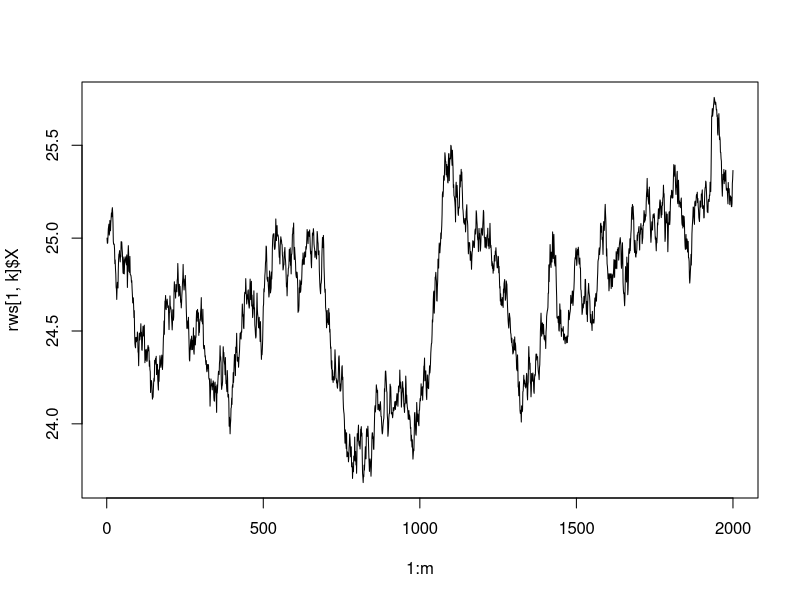
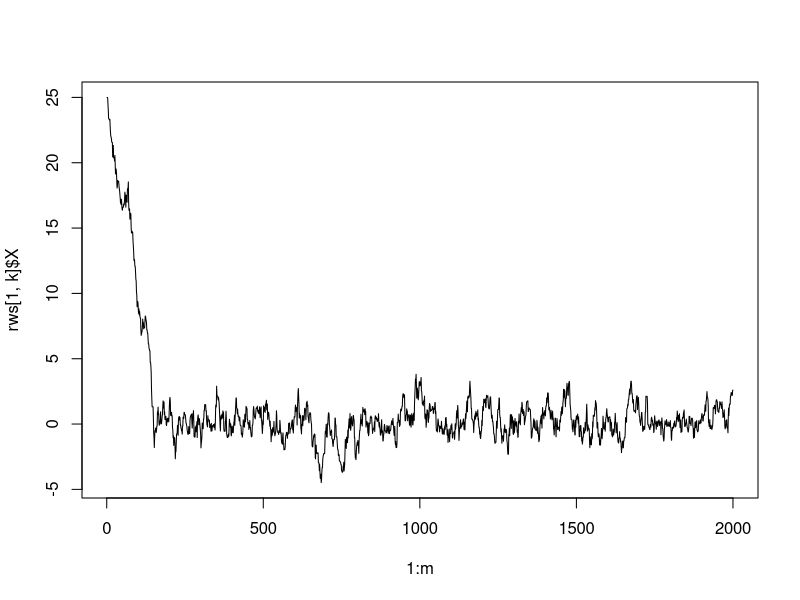
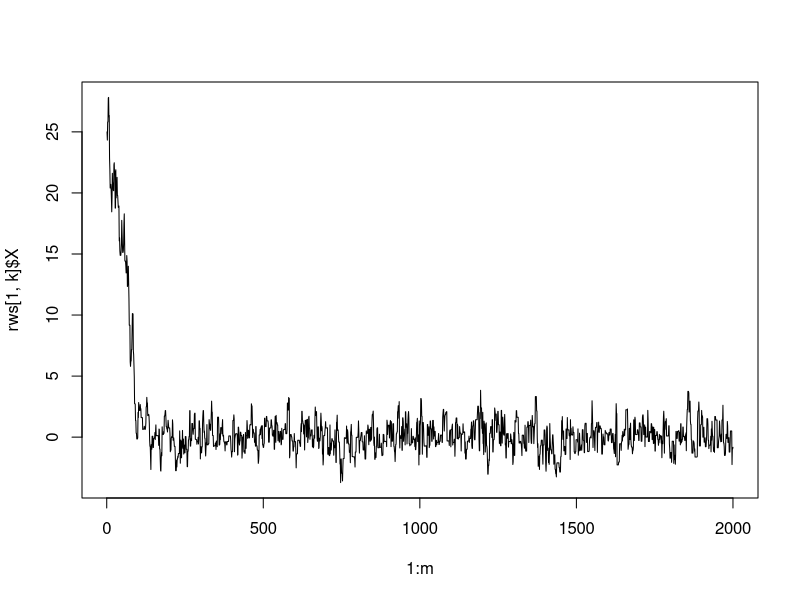
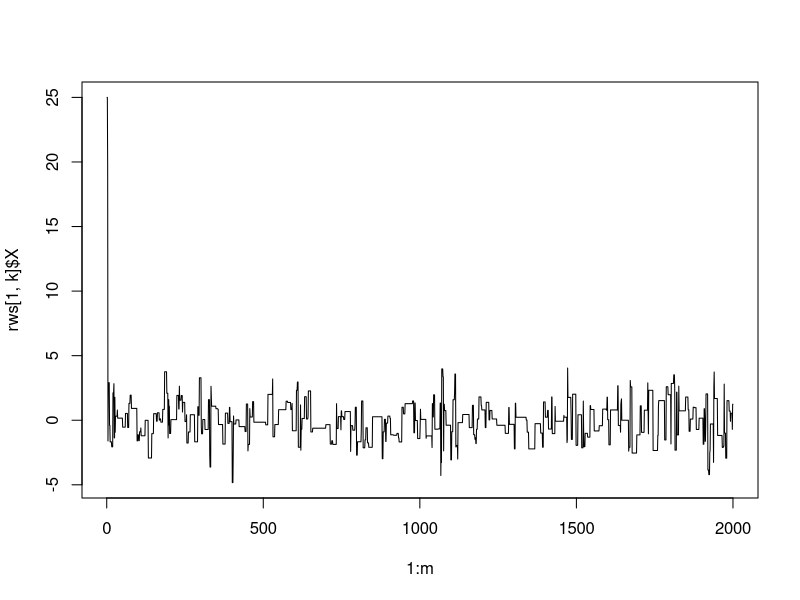
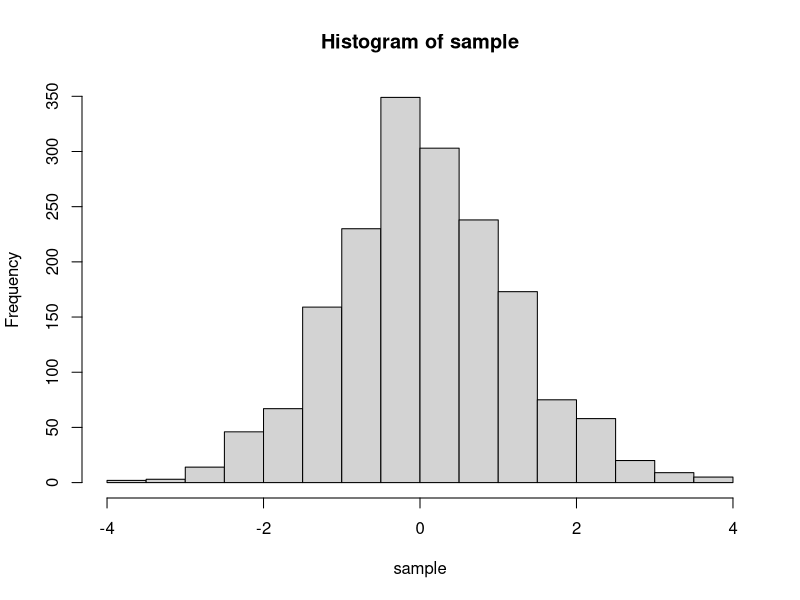
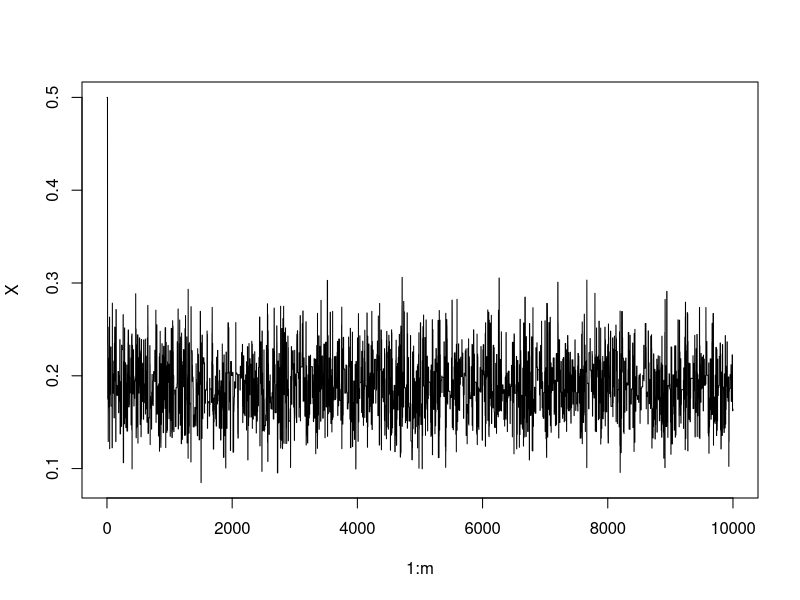
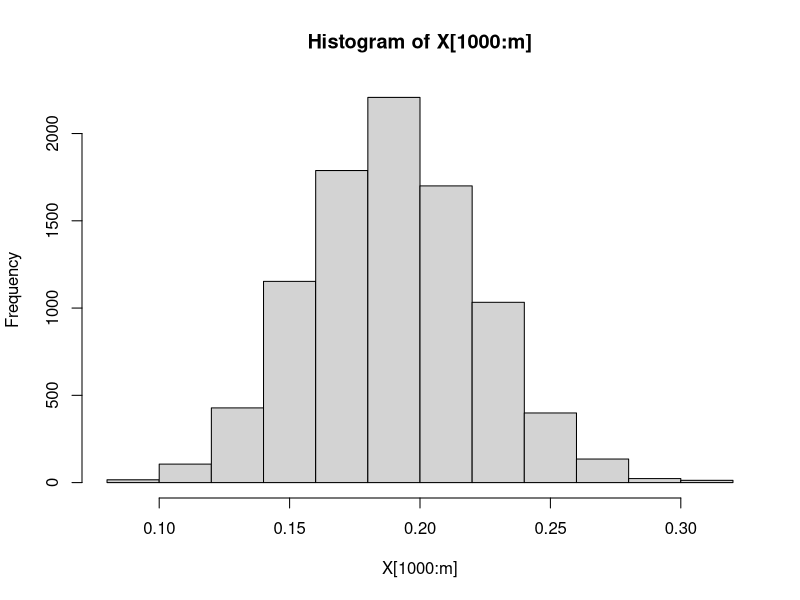
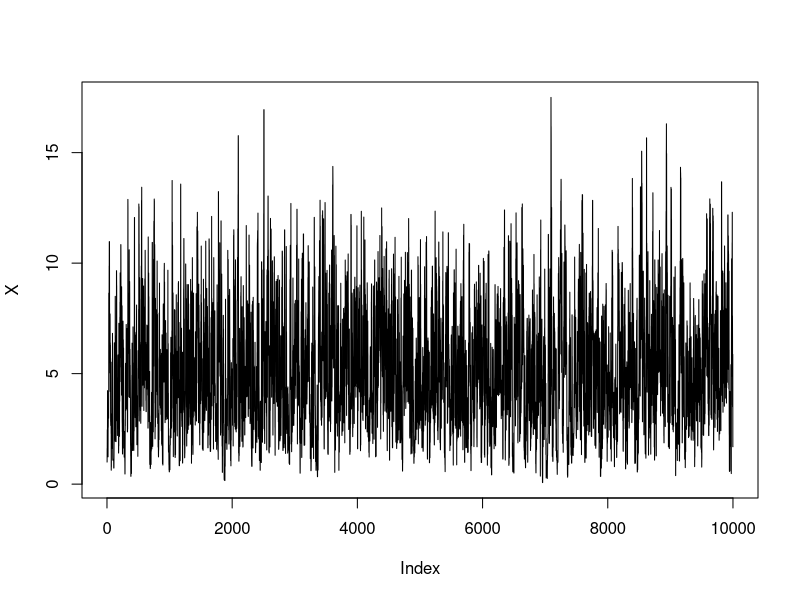

Write R code to recreate these figures, in order.
## generating t5-distribution using random walk Metropolis sampler

# density of t5-distribution without constants
t_dens <- function(x) {
  return((1+x^2/5)^(-3))
}

m = 2000
# random walk metropolis sampler
rw_sigma <- function(sigma = 1) {  
  X = numeric(m)
  U = runif(m)
  X[1] = 25
  k = 0 # count rejection
  for(i in 2:m) {
    Y = rnorm(1, X[i-1], sigma)
    if(U[i] <= t_dens(Y)/t_dens(X[i-1])) {
      X[i] = Y
    } else {
      k = k + 1
      X[i] = X[i-1]
    }
  }
  return(list(X = X, rej = k/m))
}

# check rejection rates for different sigma
rws <- sapply(c(.05, .5, 1.5, 10), FUN = rw_sigma)
# check for convergence by inspecting plots
sapply(c(1:4), FUN = function(k) plot(1:m, rws[1, k]$X, type = "line"))
# result: low variance yields high acceptance but poor convergence and vice-versa

sample = rws[1,3]$X[250:m] # best data
# histogram discarding burn in
hist(sample)
mean(sample)




## MCMC for Bayesian interference
set.seed(12345)
# generate data from a multinomial distribution where the probabilities depend on one parameter
p <- 0.2 # true parameter value
prob <- function(p) return(c(1, 1-p, 1-2*p, 2*p, p))
n <- 100
data <- tabulate(sample(1:5, n, replace = T, prob = prob(p)))

# target distribution (constants that will cancel later left out)
f <- function(p, data) {
  if(p < 0 || p >= .5) {
    return(0)
  }
  return(prod(prob(p)^data))
}

# markov chain
m <- 10000
X <- numeric(m)
X[1] <- .5
Z <- runif(m,-.25,.25) # proposal density
U <- runif(m) # for acceptance/rejection
for(i in 2:m) {
  Y = X[i-1] + Z[i]
  # prevent 0/0 issues, in this case always reject
  t1 = f(Y, data)
  t2 = f(X[i-1], data)
  if(t1 == 0 & t2 == 0) {
    t2 = 1
  }
  if(U[i] <= t1/t2) {
    X[i] = Y
  } else {
    X[i] = X[i-1]
  }
}
# generated chain
plot(1:m, X, type = "line")
hist(X[1000:m])
# posterior mean of the parameter after burn in
mean(X[1000:m])




## Generate Rayleigh(4) distribution using MCMC
# target distribution
f <- function(x) {
  if(x < 0)
    return(0)
  return(x/16*exp(-x^2/32))
}

N <- 10000
burn <- N/5
# the chain
X <- numeric(N)
X[1] = 1
U <- runif(N)
acc <- 0 # record acceptance
for(t in 2:N) {
  # proposal density is Gamma(X, 1)
  Y <- rgamma(1,X[t-1],1)
  r <- f(Y)*dgamma(X[t-1], Y, 1)/(f(X[t-1])*dgamma(Y, X[t-1], 1))
  if(U[t] <= r) {
    X[t] = Y
    acc = acc + 1
  } else {
    X[t] = X[t-1]
  }
}
acc/N #acceptance rate
plot(X, type = "l")
hist(X[burn+1:N])




## Gibbs sampler for bivariate normal distribution
# target means and sd
mu1 <- 2
mu2 <- 3
s1 <- 1
s2 <- 1
rho <- .5
# the chain
N <- 10000
X <- matrix(0, N, 2)
X[1, ] =c(mu1, mu2)
for(i in 2:N) {
  X[i,1] = rnorm(1, mu1 + rho*s1/s2*(X[i-1,2] - mu2), s1*sqrt(1-rho^2))
  X[i,2] = rnorm(1, mu2 + rho*s2/s1*(X[i,1] - mu1), s2*sqrt(1-rho^2))
}
# check means and variance
colMeans(X)
cbind(var(X[,1]),var(X[,2]))
# check plot (rotated ellipse with center (2,3))
plot(X)

